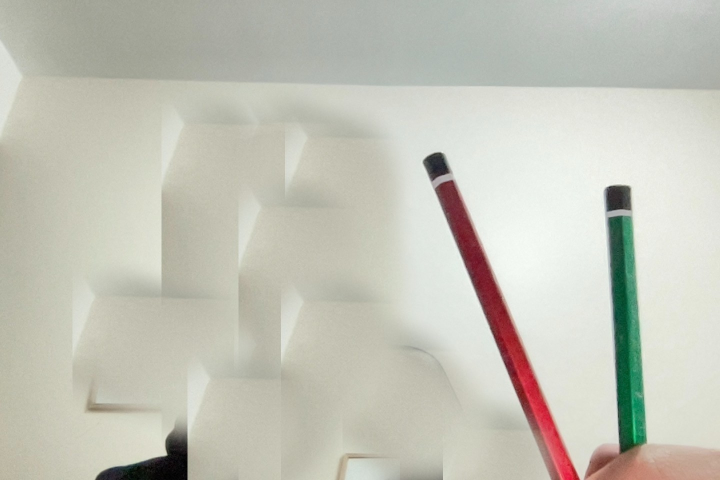
#> input picture assets/both.jpeg, 1440 x 960 px (shown at 1/2 size)
$ python detect_colors.py assets/both.jpeg
#> lines starting #> are read from the running program, lines starting #| are printed output that depends on the picture; after the words box and inside, x2 and y2 are one past the last pixel; in counts of white or black regions, pixels touching at a corner belong together
import cv2
import sys
import numpy as np

class colorDetector:

    def __init__(self,control_window_name:str,initial_values:np.ndarray = None):
        """
        create the trackbars and so on to start detecting colors
        :param initial_values: a 1-D numpy array that contains the initial values in the order (hue min,hue max,sat min,sat max,vue min, vue max)
        NOTE: the numpy array given should have a dtype of int (of any kind) but not float
        :sub-param hue min/max: value between 0 and 179
        :sub-param sat min/max: value between 0 and 255
        :sub-param vue min/max: value between 0 and 255
        :return this function returns nothing
        """
#> called with control_window_name = 'control'
        self.control_window_name = control_window_name

        # if no value is given we set them ourselves
        if initial_values is None:
            initial_values = np.array([0,179,0,255,0,255])

        # create a windows for controling the color that we want to detect
        cv2.namedWindow(control_window_name)
        # each time any parameter is updated the show_colors function will be called and it will update the image that show the color gradient accordingly
        cv2.createTrackbar('hue min',control_window_name,initial_values[0],179,lambda x : None)
#> slider 'hue min' is set to 35
        cv2.createTrackbar('hue max',control_window_name,initial_values[1],179,lambda x:None)
        cv2.createTrackbar('sat min',control_window_name,initial_values[2],255,lambda x:None)
#> slider 'sat min' is set to 51
        cv2.createTrackbar('sat max',control_window_name,initial_values[3],255,lambda x:None)
        cv2.createTrackbar('vue min',control_window_name,initial_values[4],255,lambda x:None)
#> slider 'vue min' is set to 51
        cv2.createTrackbar('vue max',control_window_name,initial_values[5],255,lambda x:None)


    def get_colors(self) -> tuple[int]:
        """
        a function that reads the values from the trackbar and return them back
        """

        # get the new values
        h_min = cv2.getTrackbarPos('hue min',self.control_window_name)
        h_max = cv2.getTrackbarPos('hue max',self.control_window_name)
        s_min = cv2.getTrackbarPos('sat min',self.control_window_name)
        s_max = cv2.getTrackbarPos('sat max',self.control_window_name)
        v_min = cv2.getTrackbarPos('vue min',self.control_window_name)
        v_max = cv2.getTrackbarPos('vue max',self.control_window_name)
        return h_min,h_max,s_min,s_max,v_min,v_max


    def detect_image(self,image_path:str,window_size:tuple[int]) -> None:
        """
        this function take the image path and detects the colors in the range specified in the control panel
        it will display 4 images as an overview of what is happening the images are :
        1. the original image
        2. the hsv version of the image
        3. the mask that is being applied in black and white
        4. the image after applying the mask

        :param image_path: string of the path of the image that we want to detect colors of
        :param window_size: tuple that specifies the heigh and width of the windows we want to display our out put at
        NOTE: windows_size should be in the format (height,width)
        """
#> called with image_path = 'assets/both.jpeg', window_size = (600, 800)

        # define how much will we shrink each image
        scaling_factor = 0.5

        # get the size of each image according to the number or rows and columns
        size_of_one_image = ( int(window_size[0] * scaling_factor) , int(window_size[1] * scaling_factor))

        # load the image
        img = cv2.imread(image_path)
#> img is the input picture: shape (960, 1440, 3); mean B, G, R 184.3, 195.8, 196

        # convert the image to HSV
        hsv_image = cv2.cvtColor(img,cv2.COLOR_BGR2HSV)
#> hsv_image: shape (960, 1440, 3); mean H, S, V 39.7, 22.7, 199

        img_resized = cv2.resize(img,size_of_one_image[::-1])
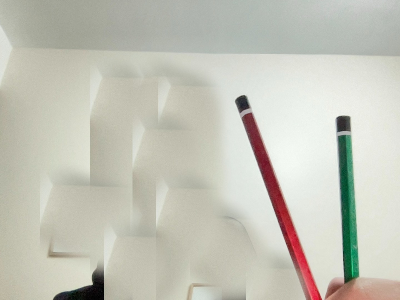
#> img_resized: shape (300, 400, 3); mean B, G, R 184.2, 195.8, 195.9
        hsv_image_resized = cv2.resize(hsv_image,size_of_one_image[::-1])
#> hsv_image_resized: shape (300, 400, 3); mean H, S, V 39.7, 22.7, 199

        # for more responsiveness i will concatenate the original and hsv version since they will no change
        concatenated_original_hsv_image  = np.hstack((img_resized,hsv_image_resized))
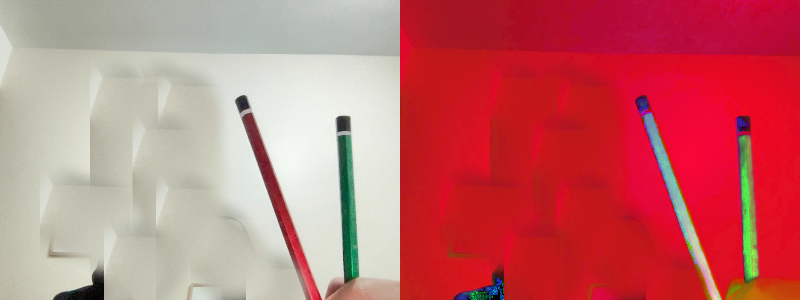
#> concatenated_original_hsv_image: shape (300, 800, 3); mean B, G, R 112, 109.2, 197.4


        while True:
            # get the new values
            h_min,h_max,s_min,s_max,l_min,l_max = self.get_colors()


            # create the mask
            mask = cv2.inRange(hsv_image_resized,np.array([h_min,s_min,l_min]),np.array([h_max,s_max,l_max]))
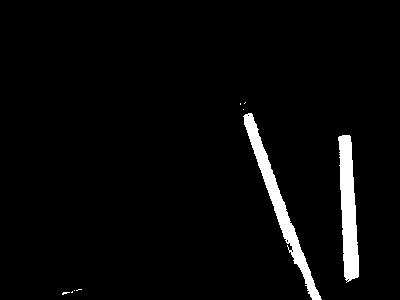
#> mask: shape (300, 400); 3.5% white; 9 white regions (7 under 20 px), largest, box (x1, y1, x2, y2) and area: (243, 113, 322, 300) 2137, (338, 135, 359, 283) 2017

            # apply the mask to the image
            masked_image = cv2.bitwise_and(img_resized,img_resized,mask=mask)
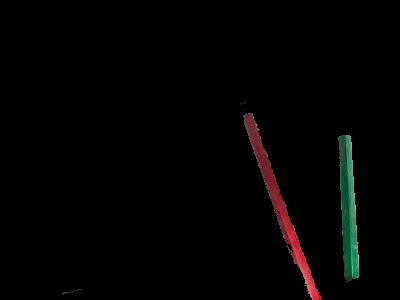
#> masked_image: shape (300, 400, 3); mean B, G, R 2.4, 2.7, 3.4

            mask = cv2.cvtColor(mask,cv2.COLOR_GRAY2BGR)

            final = np.vstack((concatenated_original_hsv_image,np.hstack((masked_image,mask))))
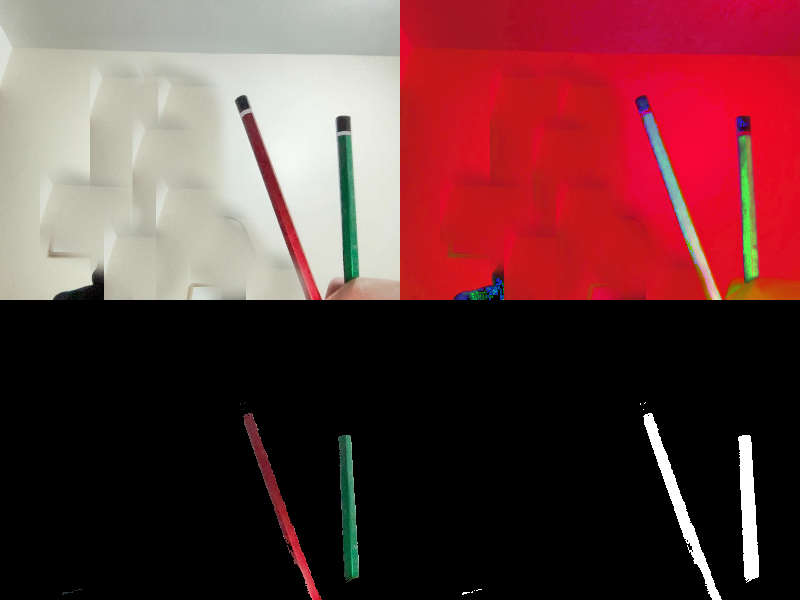
#> final: shape (600, 800, 3); mean B, G, R 58.8, 57.5, 101.8


            cv2.imshow('images',final)


            # quit if the user presses q

            if cv2.waitKey(1) == ord('q'):
#> (key q is pressed here)
                break


if __name__ == "__main__":
    cd = colorDetector('control')
    cd.detect_image(sys.argv[1],(600,800))
    cv2.destroyAllWindows()

$ run again, on assets/red_pen.jpeg
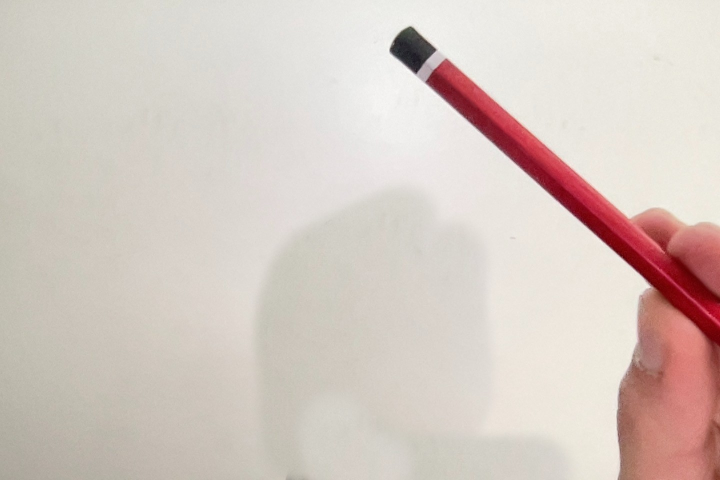
#> input picture assets/red_pen.jpeg, 1440 x 960 px (shown at 1/2 size)
#> in detect_image, img is the input picture: shape (960, 1440, 3); mean B, G, R 194.2, 201.4, 214
#> hsv_image: shape (960, 1440, 3); mean H, S, V 25.2, 27.2, 214.1
#> hsv_image_resized: shape (300, 400, 3); mean H, S, V 25.2, 27.2, 214
#> in detect_image, `mask = cv2.inRange(hsv_image_resized,np.array([h_min,s_min,l_min]),np...`:
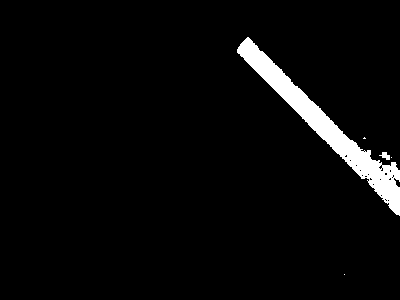
#> mask: shape (300, 400); 3.9% white; 5 white regions (3 under 20 px), largest, box (x1, y1, x2, y2) and area: (237, 37, 400, 216) 4589, (379, 152, 390, 160) 50
#> in detect_image, `final = np.vstack((concatenated_original_hsv_image,np.hstack((masked_i..`:
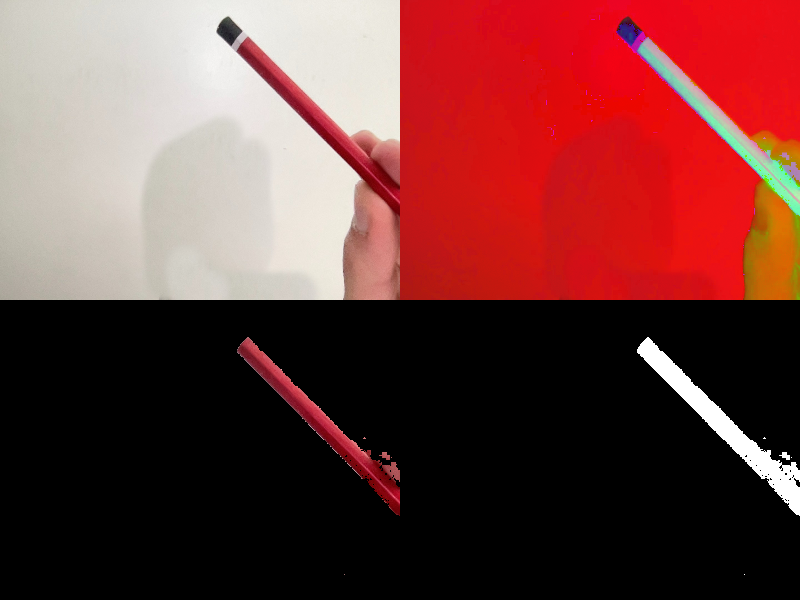
#> final: shape (600, 800, 3); mean B, G, R 57.8, 60, 111
